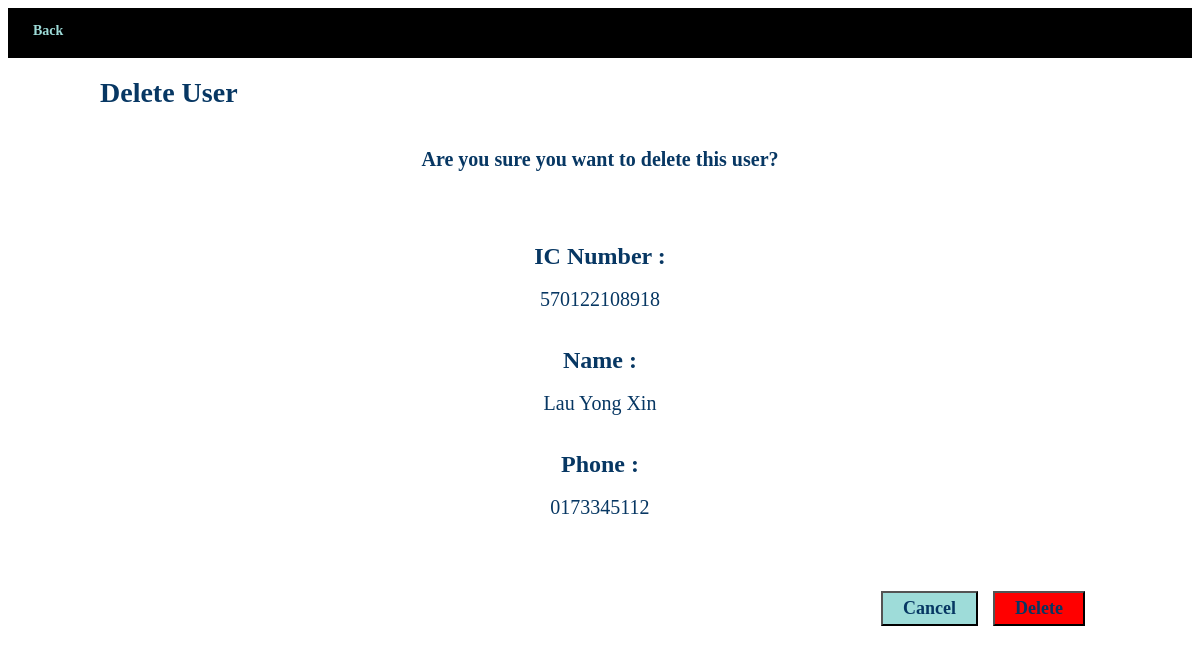
Screenshot of /pkob/570122108918 with the database file from the repository.
### App_Soc/models.py (models this page shows, shortened)
class User(models.Model):
    timestamp = models.DateTimeField(auto_now=True)
    ic_no = models.CharField(primary_key=True, max_length=12, verbose_name='IC No.')
    name = models.CharField(max_length=100, verbose_name='Name', blank=False)
    phone_no = models.CharField(max_length=100, verbose_name='Phone Number', blank=False)

### App_Soc/views.py (the view)
# urls.py: path('<str:ic_no>', views.user_detail, name="user-detail"),
def user_detail(request, ic_no):
    user = User.objects.get(pk=ic_no)     # pk='primary key'
    return render(request, 'App_Soc/user_detail.html', context={'user': user})

### App_Soc/templates/App_Soc/user_detail.html (shortened to what this page needs)
{% extends "App_Soc/base.html" %}
{% block content %}
    <h1>Delete User</h1>
    <h3>Are you sure you want to delete this user?</h3><br><br><br><br>
    <h2>IC Number :</h2><br>
    <p>{{ user.ic_no }}</p><br><br>
    <h2>Name :</h2><br>
    <p>{{ user.name }}</p><br><br>
    <h2>Phone :</h2><br>
    <p>{{ user.phone_no }}</p><br><br><br><br>
    <button type="submit" class="btn" style="background-color: red" onclick="location.href='{% url 'delete-user' user.ic_no%}';"><b>Delete</b></button>
    <button type="submit" class="btn" onclick="location.href='{% url 'manage-user' %}';"><b>Cancel</b></button>
{% endblock %}

### rows the page displays
User: ic_no "570122108918", name "Lau Yong Xin", phone_no "0173345112"
